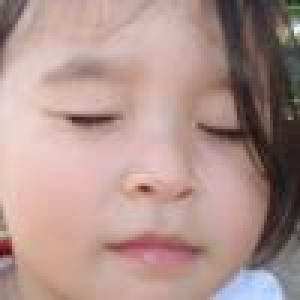
%> input picture test_images/sample_face.jpg, 100 x 100 px (shown 3 times larger)
$ octave demo_module2.m   (GNU Octave 9; MATLAB toolbox functions it lacks are replaced by stand-ins)
%> lines starting %> are read from the running program, lines starting %| are printed output that depends on the picture; in (x1, y1, x2, y2) boxes, pixels count from 0 and x2, y2 are one past the last pixel; in counts of white or black regions, pixels touching at a corner belong together; the program's own positions count from 1
### utils/loadSample.m
function img = loadSample(name, fallback)
%> called with name = 'sample_face.jpg'
% LOADSAMPLE  Load test_images/<name>. Also accepts the same name with another
%   extension (.jpeg .png .JPG ...). If no file is found, a MATLAB built-in image
%   (default 'peppers.png') is used and a WARNING tells you where to put your photo.
if nargin < 2, fallback = 'peppers.png'; end
root = fileparts(fileparts(mfilename('fullpath')));
folder = fullfile(root, 'test_images');
p = '';
if nargin >= 1 && ~isempty(name)
    [~, base] = fileparts(name);
    cands = [{name}, strcat(base, {'.jpg','.jpeg','.png','.JPG','.JPEG','.PNG','.bmp'})];
    for i = 1:numel(cands)
        if exist(fullfile(folder, cands{i}), 'file')
            p = fullfile(folder, cands{i});
            break;
        end
    end
end
if ~isempty(p)
    img = imread(p);
%> img is the input picture: size 100x100x3 uint8; mean R, G, B 175.3, 147.1, 141.3
    fprintf('Using your image: %s\n', p);
else
    img = imread(fallback);
    warning(['%s was not found in %s\nUsing the MATLAB test image "%s" instead.\n' ...
             'Save your face photo there as %s (JPG or PNG) and run again.'], ...
            name, folder, fallback, name);
end
if size(img,3) == 4, img = img(:,:,1:3); end
end

### utils/toGray.m
function g = toGray(img)
% TOGRAY  Convert any input image to a uint8 grayscale image.
if size(img,3) == 3
    g = rgb2gray(img);
elseif size(img,3) > 3
    g = rgb2gray(img(:,:,1:3));
else
    g = img;
end
g = im2uint8(g);
end

### module2_segmentation/edgeDetect.m
function [out, mag, gx, gy] = edgeDetect(img, method, thr)
% EDGEDETECT  Edge detection with Sobel, Prewitt or Canny operators.
%   out = edgeDetect(img, 'sobel'|'prewitt'|'canny', thr)
%   thr is a fraction (0-1) of the maximum gradient magnitude.
%   out is a uint8 binary edge map (0/255); mag is the gradient magnitude.
if nargin < 3 || isempty(thr), thr = 0.15; end
g = im2double(toGray(img));
switch lower(method)
    case 'sobel',   kx = [-1 0 1; -2 0 2; -1 0 1];
    case 'prewitt', kx = [-1 0 1; -1 0 1; -1 0 1];
    case 'canny'
        out = uint8(cannyEdge(g, 1.4, thr)) * 255;
        mag = [];  gx = [];  gy = [];
        return;
    otherwise, error('Unknown edge method: %s', method);
end
gx = convReplicate(g, kx);          % horizontal gradient
gy = convReplicate(g, kx');         % vertical gradient
mag = hypot(gx, gy);
out = uint8(mag > thr * max(mag(:))) * 255;
end

function bw = cannyEdge(g, sigma, highRatio)
% Canny: Gaussian smoothing -> gradient -> non-maximum suppression -> hysteresis
r = ceil(3*sigma);
[x, y] = meshgrid(-r:r);
G = exp(-(x.^2 + y.^2) / (2*sigma^2));  G = G / sum(G(:));
s = convReplicate(g, G);
kx = [-1 0 1; -2 0 2; -1 0 1];
gx = convReplicate(s, kx);  gy = convReplicate(s, kx');
mag = hypot(gx, gy);
ang = mod(atan2d(gy, gx), 180);
q = zeros(size(ang));                               % quantize direction
q(ang >= 22.5  & ang < 67.5)  = 45;
q(ang >= 67.5  & ang < 112.5) = 90;
q(ang >= 112.5 & ang < 157.5) = 135;
P = padarray(mag, [1 1], 0);
nb = @(dy, dx) P(2+dy:end-1+dy, 2+dx:end-1+dx);     % shifted neighbour
nms = false(size(mag));
D = [0 0 1; 45 1 1; 90 1 0; 135 1 -1];             % angle, dy, dx of one neighbour (other is opposite)
for i = 1:4
    m  = (q == D(i,1));
    n1 = nb( D(i,2),  D(i,3));
    n2 = nb(-D(i,2), -D(i,3));
    nms(m) = mag(m) >= max(n1(m), n2(m));
end
hi = highRatio * max(mag(:));
lo = 0.4 * hi;
strong = nms & mag >= hi;
weak   = nms & mag >= lo;
bw = imreconstruct(strong, weak);                   % hysteresis (keep weak edges linked to strong)
end

### utils/convReplicate.m
function y = convReplicate(x, k)
% CONVREPLICATE  2-D correlation of every channel with kernel k, using
%   replicated borders so that image edges are not darkened. Output is double
%   and has the same size as x.
x = double(x);
r = floor(size(k)/2);
y = zeros(size(x));
for c = 1:size(x,3)
    P = padarray(x(:,:,c), r, 'replicate');
    y(:,:,c) = conv2(P, rot90(k,2), 'valid');   % rot90 -> correlation
end
end

### utils/showCompare.m
function showCompare(imgs, titles, figTitle)
% SHOWCOMPARE  Display several images side by side in one figure.
%   showCompare({img1,img2,...}, {'title1','title2',...}, 'Figure title')
n = numel(imgs);
cols = min(n, 4);
rows = ceil(n/cols);
if nargin >= 3, f = figure('Name', figTitle, 'NumberTitle', 'off'); else, f = figure; end
set(f, 'Color', 'w');
for i = 1:n
    subplot(rows, cols, i);
    imshow(imgs{i});
    if nargin >= 2 && numel(titles) >= i, title(titles{i}, 'Interpreter', 'none'); end
end
end

### module2_segmentation/otsuSegment.m
function [out, t] = otsuSegment(img)
% OTSUSEGMENT  Otsu's automatic threshold (maximizes between-class variance).
%   out is a uint8 mask (255 = pixels brighter than t), t is the threshold.
g = toGray(img);
p = histcounts(g(:), 0:256);  p = p / sum(p);
omega = cumsum(p);                         % class probability
mu    = cumsum(p .* (0:255));              % cumulative mean
muT   = mu(end);
sigmaB = (muT*omega - mu).^2 ./ (omega .* (1 - omega));
sigmaB(~isfinite(sigmaB)) = 0;
best = max(sigmaB);
idx  = find(sigmaB >= best - 1e-12);        % if the maximum is a plateau take its middle
t = round(mean(idx)) - 1;
out = uint8(g > t) * 255;
end

### module2_segmentation/regionGrow.m
function out = regionGrow(img, seed, tol)
% REGIONGROW  Region growing from a seed pixel (8-connectivity).
%   seed = [row col] (default: image center); tol = max intensity difference
%   (0-1) from the seed intensity. Output is a uint8 mask (255 = region).
g = im2double(toGray(img));
[h, w] = size(g);
if nargin < 2 || isempty(seed), seed = round([h w] / 2); end
if nargin < 3 || isempty(tol),  tol = 0.1; end
seed = min(max(round(seed), 1), [h w]);
r1 = max(seed(1)-1,1); r2 = min(seed(1)+1,h);
c1 = max(seed(2)-1,1); c2 = min(seed(2)+1,w);
ref = mean(mean(g(r1:r2, c1:c2)));         % robust seed intensity
mask = false(h, w);  visited = false(h, w);
queue = zeros(h*w, 2);
head = 1; tail = 1;
queue(1,:) = seed;  visited(seed(1), seed(2)) = true;
while head <= tail
    p = queue(head,:);  head = head + 1;
    if abs(g(p(1), p(2)) - ref) <= tol
        mask(p(1), p(2)) = true;
        for dy = -1:1
            for dx = -1:1
                q = p + [dy dx];
                if q(1) >= 1 && q(1) <= h && q(2) >= 1 && q(2) <= w && ~visited(q(1), q(2))
                    visited(q(1), q(2)) = true;
                    tail = tail + 1;
                    queue(tail,:) = q;
                end
            end
        end
    end
end
out = uint8(mask) * 255;
end

### module2_segmentation/colorSegment.m
function [out, mask] = colorSegment(img, space, lo, hi)
% COLORSEGMENT  Color-based segmentation in RGB or HSV space.
%   colorSegment(img,'rgb')            classic RGB skin rule
%   colorSegment(img,'hsv')            skin range in HSV
%   colorSegment(img,space,lo,hi)      custom range, lo/hi = 1x3 vectors
%       RGB range 0-255, HSV range 0-1.
if size(img,3) ~= 3, error('colorSegment needs an RGB image.'); end
if nargin < 2, space = 'hsv'; end
switch lower(space)
    case 'rgb'
        x = double(im2uint8(img));
        R = x(:,:,1); G = x(:,:,2); B = x(:,:,3);
        if nargin < 4
            mask = R>95 & G>40 & B>20 & (max(x,[],3)-min(x,[],3))>15 & abs(R-G)>15 & R>G & R>B;
        else
            mask = all(x >= reshape(lo,1,1,3) & x <= reshape(hi,1,1,3), 3);
        end
    case 'hsv'
        x = rgb2hsv(img);
        H = x(:,:,1); S = x(:,:,2); V = x(:,:,3);
        if nargin < 4
            mask = (H <= 0.14 | H >= 0.95) & S >= 0.15 & S <= 0.75 & V >= 0.20;
        else
            mask = all(x >= reshape(lo,1,1,3) & x <= reshape(hi,1,1,3), 3);
        end
    otherwise, error('space must be ''rgb'' or ''hsv''.');
end
out = im2uint8(img) .* uint8(repmat(mask, [1 1 3]));
end

### module2_segmentation/morphOps.m
function out = morphOps(img, op, r, shape)
% MORPHOPS  Binary morphology implemented from scratch.
%   op    : 'dilate' | 'erode' | 'open' | 'close'
%   r     : structuring-element radius (default 1)
%   shape : 'disk' (default) | 'square'
%   The input is binarized (Otsu) if it is not already binary.
if nargin < 2, op = 'dilate'; end
if nargin < 3 || isempty(r), r = 1; end
if nargin < 4 || isempty(shape), shape = 'disk'; end
bw = toBinary(img);
r = max(1, round(r));
[X, Y] = meshgrid(-r:r);
if strcmpi(shape, 'square'), se = true(2*r+1); else, se = (X.^2 + Y.^2) <= r^2; end
switch lower(op)
    case 'dilate', R = dilateBW(bw, se);
    case 'erode',  R = erodeBW(bw, se);
    case 'open',   R = dilateBW(erodeBW(bw, se), se);
    case 'close',  R = erodeBW(dilateBW(bw, se), se);
    otherwise, error('Unknown morphological op: %s', op);
end
out = uint8(R) * 255;
end

function R = dilateBW(bw, se)
r = (size(se,1)-1)/2;  [h, w] = size(bw);
P = false(h+2*r, w+2*r);  P(r+1:r+h, r+1:r+w) = bw;
R = false(h, w);
for dy = -r:r
    for dx = -r:r
        if se(dy+r+1, dx+r+1)
            R = R | P(r+1+dy:r+h+dy, r+1+dx:r+w+dx);
        end
    end
end
end

function R = erodeBW(bw, se)
r = (size(se,1)-1)/2;  [h, w] = size(bw);
P = true(h+2*r, w+2*r);  P(r+1:r+h, r+1:r+w) = bw;
R = true(h, w);
for dy = -r:r
    for dx = -r:r
        if se(dy+r+1, dx+r+1)
            R = R & P(r+1+dy:r+h+dy, r+1+dx:r+w+dx);
        end
    end
end
end

### module2_segmentation/shapeSegment.m
function [out, stats] = shapeSegment(img, minArea, minCirc, darkObjects)
% SHAPESEGMENT  Shape-based segmentation with morphology.
%   Otsu threshold -> opening/closing -> connected components -> keep the
%   components whose area >= minArea and circularity (4*pi*A/P^2) >= minCirc.
%   darkObjects = true segments dark objects (e.g. pupil/iris).
if nargin < 2 || isempty(minArea),    minArea = 100; end
if nargin < 3 || isempty(minCirc),    minCirc = 0.3; end
if nargin < 4 || isempty(darkObjects), darkObjects = true; end
g = toGray(img);
m = otsuSegment(g);
bw = m > 0;
if darkObjects, bw = ~bw; end
bw = morphOps(uint8(bw)*255, 'open',  2, 'disk') > 0;
bw = morphOps(uint8(bw)*255, 'close', 3, 'disk') > 0;
L = bwlabel(bw, 8);
stats = regionprops(L, 'Area', 'Perimeter');
keep = false(1, numel(stats));
for i = 1:numel(stats)
    circ = 4*pi*stats(i).Area / max(stats(i).Perimeter, 1)^2;
    keep(i) = stats(i).Area >= minArea && circ >= minCirc;
end
out = uint8(ismember(L, find(keep))) * 255;
end

### module2_segmentation/compareEdges.m
function compareEdges(img, thr)
% COMPAREEDGES  Show Sobel, Prewitt and Canny results side by side.
if nargin < 2, thr = 0.15; end
s = edgeDetect(img, 'sobel',   thr);
%> in edgeDetect, `out = uint8(mag > thr * max(mag(:))) * 255;`: out: size 100x100 uint8; 19.1% white; 40 white regions (26 under 20 px), largest, box (x1, y1, x2, y2) and area: (64, 0, 100, 100) 620, (33, 76, 70, 88) 231, (13, 35, 42, 46) 188
p = edgeDetect(img, 'prewitt', thr);
%> in edgeDetect (call 2), `out = uint8(mag > thr * max(mag(:))) * 255;`: out: size 100x100 uint8; 18.9% white; 38 white regions (24 under 20 px), largest, box (x1, y1, x2, y2) and area: (65, 0, 100, 100) 626, (34, 76, 70, 88) 227, (13, 35, 42, 46) 188
c = edgeDetect(img, 'canny',   max(thr, 0.2));
%> call 6 of convReplicate, with k = [-1 0 1; -2 0 2; -1 0 1]
%> after the loop in convReplicate (call 6), `for c = 1:size(x,3)`:
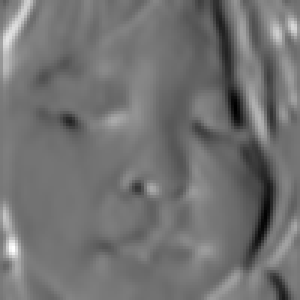
%> y: size 100x100 double (shown 3 times larger); min -0.759, max 0.88, mean -0.0243; drawn with min black and max white
%> call 7 of convReplicate, with k = [-1 -2 -1; 0 0 0; 1 2 1]
%> after the loop in convReplicate (call 7), `for c = 1:size(x,3)`:
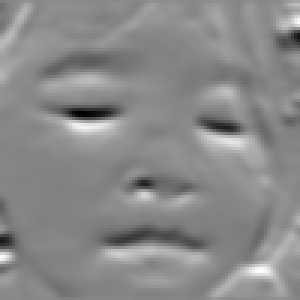
%> y: size 100x100 double (shown 3 times larger); min -0.938, max 0.819, mean 0.0121; drawn with min black and max white
%> in cannyEdge, `q(ang >= 22.5  & ang < 67.5)  = 45;`: q: size 100x100 double; values 0 (black) and 45 (white), 25.9% white; 84 white regions (66 under 20 px), largest, box (x1, y1, x2, y2) and area: (4, 39, 49, 92) 675, (45, 64, 87, 100) 402, (0, 0, 29, 37) 390
%> in cannyEdge, `q(ang >= 112.5 & ang < 157.5) = 135;`:
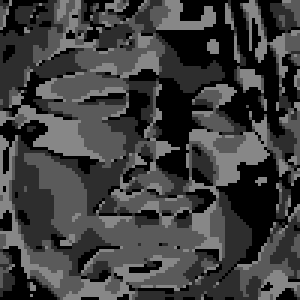
%> q: size 100x100 double (shown 3 times larger); min 0, max 135, mean 62.8
%> after the loop in cannyEdge, `for i = 1:4`:
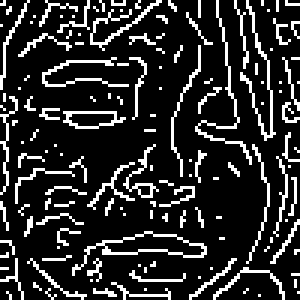
%> nms: size 100x100 logical (shown 3 times larger); 16.8% white in thin lines or dots
%> in cannyEdge, `hi = highRatio * max(mag(:));`: hi = 0.188
%> in cannyEdge, `lo = 0.4 * hi;`: lo = 0.0751
%> in cannyEdge, `strong = nms & mag >= hi;`: strong: size 100x100 logical; 7% white in thin lines or dots
%> in cannyEdge, `weak   = nms & mag >= lo;`: weak: size 100x100 logical; 11.9% white in thin lines or dots
%> in cannyEdge, `bw = imreconstruct(strong, weak);`: bw: size 100x100 logical; 8.9% white in thin lines or dots
%> in edgeDetect (call 3), `out = uint8(cannyEdge(g, 1.4, thr)) * 255;`: out: size 100x100 uint8; 8.9% white in thin lines or dots
showCompare({img, s, p, c}, {'Original', 'Sobel', 'Prewitt', 'Canny'}, 'Edge detector comparison');
end

### utils/toBinary.m
function bw = toBinary(img)
% TOBINARY  Return a logical image. Binary/two-level images are kept as is,
%   other images are thresholded with Otsu's method.
if islogical(img), bw = img; return; end
if size(img,3) == 1 && numel(unique(img(:))) <= 2
    bw = img > 0; return;
end
g = toGray(img);
[~, t] = otsuSegment(g);
bw = g > t;
end

### demos/demo_module2.m
% DEMO_MODULE2  Student 2 - Segmentation, edges, morphology
clear; clc; close all;
addpath(genpath(fileparts(fileparts(mfilename('fullpath')))));
img  = loadSample('sample_face.jpg');

compareEdges(img, 0.15);

[otsu, t] = otsuSegment(img);
%> in otsuSegment, `p = histcounts(g(:), 0:256)`: p = 256 values, max 171 at index 181, min 0 at index 1, mean 39.06
%> in otsuSegment, `p = p / sum(p)`: p = 256 values, max 0.0171 at index 181, min 0 at index 1, mean 0.00391
%> in otsuSegment, `omega = cumsum(p);`: omega = 256 values from 0 to 1
%> in otsuSegment, `mu    = cumsum(p .* (0:255));`: mu = 256 values from 0 to 154.9
%> in otsuSegment, `muT   = mu(end);`: muT = 154.9
%> in otsuSegment, `best = max(sigmaB);`: best = 1924.9
%> in otsuSegment, `idx  = find(sigmaB >= best - 1e-12);`: idx = 125
%> in otsuSegment, `t = round(mean(idx)) - 1;`: t = 124
%> in otsuSegment, `out = uint8(g > t) * 255;`:
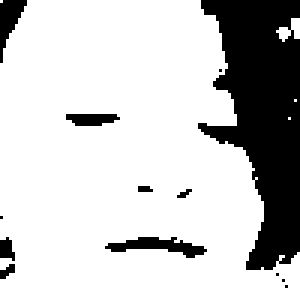
%> out: size 100x100 uint8 (shown 3 times larger); 78.3% white; 13 black regions (8 under 20 px), largest, box (x1, y1, x2, y2) and area: (66, 0, 100, 90) 1840, (35, 79, 69, 86) 115, (0, 0, 9, 21) 90, (22, 38, 40, 42) 58, (0, 79, 5, 87) 28
%> t = 124
rg = regionGrow(img, [], 0.1);
%> in regionGrow, `ref = mean(mean(g(r1:r2, c1:c2)));`: ref = 0.779
%> in regionGrow, `visited(seed(1), seed(2)) = true`: visited: size 100x100 logical; 0.01% white in thin lines or dots, all inside (x1, y1, x2, y2) = (49, 49, 50, 50)
%> after the loop in regionGrow, `while head <= tail`: mask: size 100x100 logical; 41.6% white; 1 white region, box (x1, y1, x2, y2) and area: (0, 0, 65, 90) 4164
%> after the loop in regionGrow, `while head <= tail`:
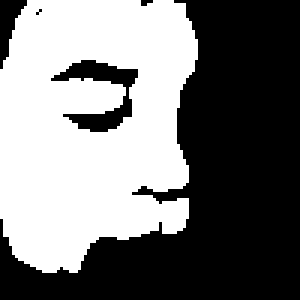
%> visited: size 100x100 logical (shown 3 times larger); 47.2% white; 1 white region, box (x1, y1, x2, y2) and area: (0, 0, 66, 91) 4722
%> after the loop in regionGrow, `while head <= tail`: head = 4723; q = [2 14]; tail = 4722
showCompare({img, otsu, rg}, {'Original', sprintf('Otsu (t = %d)', t), 'Region growing (center seed)'}, 'Segmentation');

[~, m1] = colorSegment(img, 'rgb');  [~, m2] = colorSegment(img, 'hsv');
%> in colorSegment, `mask = R>95 & G>40 & B>20 & (max(x,[],3)-min(x,[],3))>15 & abs(R-G)>15..`: mask: size 100x100 logical; 80.7% white; 5 black regions (2 under 20 px), largest, box (x1, y1, x2, y2) and area: (69, 0, 100, 100) 1833, (0, 0, 7, 15) 52, (24, 39, 37, 41) 22
%> call 2 of colorSegment, with space = 'hsv'
%> in colorSegment (call 2), `x = rgb2hsv(img);`: x: size 100x100x3 double; mean H, S, V 0.123, 0.215, 0.692
%> in colorSegment (call 2), `mask = (H <= 0.14 | H >= 0.95) & S >= 0.15 & S <= 0.75 & V >= 0.20;`:
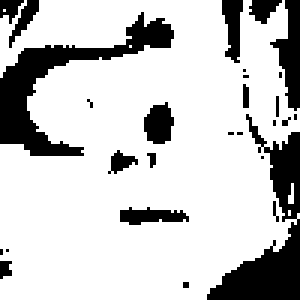
%> mask: size 100x100 logical (shown 3 times larger); 78.6% white; 28 black regions (18 under 20 px), largest, box (x1, y1, x2, y2) and area: (0, 4, 58, 52) 705, (69, 38, 100, 100) 671, (90, 0, 100, 37) 190
showCompare({img, uint8(m1)*255, uint8(m2)*255}, {'Original', 'RGB skin mask', 'HSV skin mask'}, 'Color segmentation');

bw = otsuSegment(img);
showCompare({bw, morphOps(bw,'dilate',2), morphOps(bw,'erode',2), morphOps(bw,'open',2), morphOps(bw,'close',3)}, ...
    {'Binary', 'Dilation', 'Erosion', 'Opening', 'Closing'}, 'Morphological operations');

showCompare({img, shapeSegment(img, 150, 0.3, true)}, {'Original', 'Shape-based (dark round blobs)'}, 'Shape-based segmentation');
%> in shapeSegment, `stats = regionprops(L, 'Area', 'Perimeter');`: stats = 4 regions; Area and Perimeter: 1835 251.6, 83 37.41, 18 12.92, 18 12.84
%> in shapeSegment, `keep = false(1, numel(stats));`: keep = [false false false false]
%> the loop in shapeSegment, `for i = 1:numel(stats)` made 4 passes
%> circ on passes 1 to 4: 0.745, 1.36, 1.37, 0.364
%> after the loop in shapeSegment, `for i = 1:numel(stats)`: keep = [false false false true]
